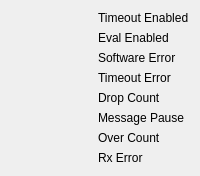
                    <widget class="QFrame" name="mp01_eng_frame">
                     <layout class="QGridLayout" name="gridLayout">
                      <item row="4" column="0">
                       <widget class="PyDMByteIndicator" name="mp01_drop_bit">
                        <property name="toolTip">
                         <string/>
                        </property>
                        <property name="rules" stdset="0">
                         <string>[{&quot;name&quot;: &quot;New Rule&quot;, &quot;property&quot;: &quot;Visible&quot;, &quot;initial_value&quot;: &quot;false&quot;, &quot;expression&quot;: &quot;ch[0] != 1&quot;, &quot;channels&quot;: [{&quot;channel&quot;: &quot;ca://SIOC:SYS0:MP01:MONITOR_DROP&quot;, &quot;trigger&quot;: true, &quot;use_enum&quot;: false}]}]</string>
                        </property>
                        <property name="channel" stdset="0">
                         <string>ca://SIOC:SYS0:MP01:MONITOR_DROP</string>
                        </property>
                        <property name="offColor" stdset="0">
                         <color>
                          <red>255</red>
                          <green>0</green>
                          <blue>0</blue>
                         </color>
                        </property>
                        <property name="showLabels" stdset="0">
                         <bool>false</bool>
                        </property>
                        <property name="circles" stdset="0">
                         <bool>true</bool>
                        </property>
                       </widget>
                      </item>
                      <item row="0" column="0">
                       <widget class="PyDMByteIndicator" name="mp01_to_en_bit">
                        <property name="toolTip">
                         <string/>
                        </property>
                        <property name="rules" stdset="0">
                         <string>[{&quot;name&quot;: &quot;New Rule&quot;, &quot;property&quot;: &quot;Visible&quot;, &quot;initial_value&quot;: &quot;false&quot;, &quot;expression&quot;: &quot;ch[0] != 1&quot;, &quot;channels&quot;: [{&quot;channel&quot;: &quot;ca://SIOC:SYS0:MP01:TIMEOUT_ENABLE_RBV&quot;, &quot;trigger&quot;: true, &quot;use_enum&quot;: false}]}]</string>
                        </property>
                        <property name="alarmSensitiveContent" stdset="0">
                         <bool>false</bool>
                        </property>
                        <property name="alarmSensitiveBorder" stdset="0">
                         <bool>true</bool>
                        </property>
                        <property name="PyDMToolTip" stdset="0">
                         <string/>
                        </property>
                        <property name="channel" stdset="0">
                         <string>ca://SIOC:SYS0:MP01:TIMEOUT_ENABLE_RBV</string>
                        </property>
                        <property name="offColor" stdset="0">
                         <color>
                          <red>255</red>
                          <green>0</green>
                          <blue>0</blue>
                         </color>
                        </property>
                        <property name="showLabels" stdset="0">
                         <bool>false</bool>
                        </property>
                        <property name="bigEndian" stdset="0">
                         <bool>false</bool>
                        </property>
                        <property name="circles" stdset="0">
                         <bool>true</bool>
                        </property>
                        <property name="numBits" stdset="0">
                         <number>1</number>
                        </property>
                        <property name="shift" stdset="0">
                         <number>0</number>
                        </property>
                        <property name="labels" stdset="0">
                         <stringlist>
                          <string>Bit 0</string>
                         </stringlist>
                        </property>
                       </widget>
                      </item>
                      <item row="0" column="1">
                       <widget class="PyDMLabel" name="mp01_to_en_lbl">
                        <property name="text">
                         <string>Timeout Enabled</string>
                        </property>
                        <property name="rules" stdset="0">
                         <string>[{&quot;name&quot;: &quot;New Rule&quot;, &quot;property&quot;: &quot;Visible&quot;, &quot;initial_value&quot;: &quot;false&quot;, &quot;expression&quot;: &quot;ch[0] != 1&quot;, &quot;channels&quot;: [{&quot;channel&quot;: &quot;ca://SIOC:SYS0:MP01:TIMEOUT_ENABLE_RBV&quot;, &quot;trigger&quot;: true, &quot;use_enum&quot;: false}]}]</string>
                        </property>
                       </widget>
                      </item>
                      <item row="1" column="0">
                       <widget class="PyDMByteIndicator" name="mp01_eval_bit">
                        <property name="toolTip">
                         <string/>
                        </property>
                        <property name="rules" stdset="0">
                         <string>[{&quot;name&quot;: &quot;New Rule&quot;, &quot;property&quot;: &quot;Visible&quot;, &quot;initial_value&quot;: &quot;false&quot;, &quot;expression&quot;: &quot;ch[0] != 1&quot;, &quot;channels&quot;: [{&quot;channel&quot;: &quot;ca://SIOC:SYS0:MP01:EVALUATION_ENABLE_RBV&quot;, &quot;trigger&quot;: true, &quot;use_enum&quot;: false}]}]</string>
                        </property>
                        <property name="channel" stdset="0">
                         <string>ca://SIOC:SYS0:MP01:EVALUATION_ENABLE_RBV</string>
                        </property>
                        <property name="offColor" stdset="0">
                         <color>
                          <red>255</red>
                          <green>0</green>
                          <blue>0</blue>
                         </color>
                        </property>
                        <property name="showLabels" stdset="0">
                         <bool>false</bool>
                        </property>
                        <property name="circles" stdset="0">
                         <bool>true</bool>
                        </property>
                       </widget>
                      </item>
                      <item row="2" column="0">
                       <widget class="PyDMByteIndicator" name="mp01_sw_bit">
                        <property name="toolTip">
                         <string/>
                        </property>
                        <property name="rules" stdset="0">
                         <string>[{&quot;name&quot;: &quot;New Rule&quot;, &quot;property&quot;: &quot;Visible&quot;, &quot;initial_value&quot;: &quot;false&quot;, &quot;expression&quot;: &quot;ch[0] != 1&quot;, &quot;channels&quot;: [{&quot;channel&quot;: &quot;ca://SIOC:SYS0:MP01:SW_ERR&quot;, &quot;trigger&quot;: true, &quot;use_enum&quot;: false}]}]</string>
                        </property>
                        <property name="channel" stdset="0">
                         <string>ca://SIOC:SYS0:MP01:SW_ERR</string>
                        </property>
                        <property name="offColor" stdset="0">
                         <color>
                          <red>255</red>
                          <green>0</green>
                          <blue>0</blue>
                         </color>
                        </property>
                        <property name="showLabels" stdset="0">
                         <bool>false</bool>
                        </property>
                        <property name="circles" stdset="0">
                         <bool>true</bool>
                        </property>
                       </widget>
                      </item>
                      <item row="1" column="1">
                       <widget class="PyDMLabel" name="mp01_eval_lbl">
                        <property name="text">
                         <string>Eval Enabled</string>
                        </property>
                        <property name="rules" stdset="0">
                         <string>[{&quot;name&quot;: &quot;New Rule&quot;, &quot;property&quot;: &quot;Visible&quot;, &quot;initial_value&quot;: &quot;false&quot;, &quot;expression&quot;: &quot;ch[0] != 1&quot;, &quot;channels&quot;: [{&quot;channel&quot;: &quot;ca://SIOC:SYS0:MP01:EVALUATION_ENABLE_RBV&quot;, &quot;trigger&quot;: true, &quot;use_enum&quot;: false}]}]</string>
                        </property>
                       </widget>
                      </item>
                      <item row="2" column="1">
                       <widget class="PyDMLabel" name="mp01_sw_lbl">
                        <property name="text">
                         <string>Software Error</string>
                        </property>
                        <property name="rules" stdset="0">
                         <string>[{&quot;name&quot;: &quot;New Rule&quot;, &quot;property&quot;: &quot;Visible&quot;, &quot;initial_value&quot;: &quot;false&quot;, &quot;expression&quot;: &quot;ch[0] != 1&quot;, &quot;channels&quot;: [{&quot;channel&quot;: &quot;ca://SIOC:SYS0:MP01:SW_ERR&quot;, &quot;trigger&quot;: true, &quot;use_enum&quot;: false}]}]</string>
                        </property>
                       </widget>
                      </item>
                      <item row="6" column="1">
                       <widget class="PyDMLabel" name="mp01_over_lbl">
                        <property name="text">
                         <string>Over Count</string>
                        </property>
                        <property name="rules" stdset="0">
                         <string>[{&quot;name&quot;: &quot;New Rule&quot;, &quot;property&quot;: &quot;Visible&quot;, &quot;initial_value&quot;: &quot;false&quot;, &quot;expression&quot;: &quot;ch[0] != 1&quot;, &quot;channels&quot;: [{&quot;channel&quot;: &quot;ca://SIOC:SYS0:MP01:MONITOR_OVERFLOW&quot;, &quot;trigger&quot;: true, &quot;use_enum&quot;: false}]}]</string>
                        </property>
                       </widget>
                      </item>
                      <item row="3" column="0">
                       <widget class="PyDMByteIndicator" name="mp01_to_err_bit">
                        <property name="toolTip">
                         <string/>
                        </property>
                        <property name="rules" stdset="0">
                         <string>[{&quot;name&quot;: &quot;New Rule&quot;, &quot;property&quot;: &quot;Visible&quot;, &quot;initial_value&quot;: &quot;false&quot;, &quot;expression&quot;: &quot;ch[0] != 1&quot;, &quot;channels&quot;: [{&quot;channel&quot;: &quot;ca://SIOC:SYS0:MP01:TO_ERR&quot;, &quot;trigger&quot;: true, &quot;use_enum&quot;: false}]}]</string>
                        </property>
                        <property name="channel" stdset="0">
                         <string>ca://SIOC:SYS0:MP01:TO_ERR</string>
                        </property>
                        <property name="offColor" stdset="0">
                         <color>
                          <red>255</red>
                          <green>0</green>
                          <blue>0</blue>
                         </color>
                        </property>
                        <property name="showLabels" stdset="0">
                         <bool>false</bool>
                        </property>
                        <property name="circles" stdset="0">
                         <bool>true</bool>
                        </property>
                       </widget>
                      </item>
                      <item row="3" column="1">
                       <widget class="PyDMLabel" name="mp01_to_err_lbl">
                        <property name="text">
                         <string>Timeout Error</string>
                        </property>
                        <property name="rules" stdset="0">
                         <string>[{&quot;name&quot;: &quot;New Rule&quot;, &quot;property&quot;: &quot;Visible&quot;, &quot;initial_value&quot;: &quot;false&quot;, &quot;expression&quot;: &quot;ch[0] != 1&quot;, &quot;channels&quot;: [{&quot;channel&quot;: &quot;ca://SIOC:SYS0:MP01:TO_ERR&quot;, &quot;trigger&quot;: true, &quot;use_enum&quot;: false}]}]</string>
                        </property>
                       </widget>
                      </item>
                      <item row="4" column="1">
                       <widget class="PyDMLabel" name="mp01_drop_lbl">
                        <property name="text">
                         <string>Drop Count</string>
                        </property>
                        <property name="rules" stdset="0">
                         <string>[{&quot;name&quot;: &quot;New Rule&quot;, &quot;property&quot;: &quot;Visible&quot;, &quot;initial_value&quot;: &quot;false&quot;, &quot;expression&quot;: &quot;ch[0] != 1&quot;, &quot;channels&quot;: [{&quot;channel&quot;: &quot;ca://SIOC:SYS0:MP01:MONITOR_DROP&quot;, &quot;trigger&quot;: true, &quot;use_enum&quot;: false}]}]</string>
                        </property>
                       </widget>
                      </item>
                      <item row="5" column="1">
                       <widget class="PyDMLabel" name="mp01_pause_lbl">
                        <property name="text">
                         <string>Message Pause</string>
                        </property>
                        <property name="rules" stdset="0">
                         <string>[{&quot;name&quot;: &quot;New Rule&quot;, &quot;property&quot;: &quot;Visible&quot;, &quot;initial_value&quot;: &quot;false&quot;, &quot;expression&quot;: &quot;ch[0] != 1&quot;, &quot;channels&quot;: [{&quot;channel&quot;: &quot;ca://SIOC:SYS0:MP01:MONITOR_PAUSE&quot;, &quot;trigger&quot;: true, &quot;use_enum&quot;: false}]}]</string>
                        </property>
                       </widget>
                      </item>
                      <item row="7" column="1">
                       <widget class="PyDMLabel" name="mp01_rx_lbl">
                        <property name="text">
                         <string>Rx Error</string>
                        </property>
                        <property name="rules" stdset="0">
                         <string>[{&quot;name&quot;: &quot;New Rule&quot;, &quot;property&quot;: &quot;Visible&quot;, &quot;initial_value&quot;: &quot;false&quot;, &quot;expression&quot;: &quot;ch[0] != 1&quot;, &quot;channels&quot;: [{&quot;channel&quot;: &quot;ca://SIOC:SYS0:MP01:MONITOR_RX_ERR&quot;, &quot;trigger&quot;: true, &quot;use_enum&quot;: false}]}]</string>
                        </property>
                       </widget>
                      </item>
                      <item row="5" column="0">
                       <widget class="PyDMByteIndicator" name="mp01_pause_bit">
                        <property name="toolTip">
                         <string/>
                        </property>
                        <property name="rules" stdset="0">
                         <string>[{&quot;name&quot;: &quot;New Rule&quot;, &quot;property&quot;: &quot;Visible&quot;, &quot;initial_value&quot;: &quot;false&quot;, &quot;expression&quot;: &quot;ch[0] != 1&quot;, &quot;channels&quot;: [{&quot;channel&quot;: &quot;ca://SIOC:SYS0:MP01:MONITOR_PAUSE&quot;, &quot;trigger&quot;: true, &quot;use_enum&quot;: false}]}]</string>
                        </property>
                        <property name="channel" stdset="0">
                         <string>ca://SIOC:SYS0:MP01:MONITOR_PAUSE</string>
                        </property>
                        <property name="offColor" stdset="0">
                         <color>
                          <red>255</red>
                          <green>0</green>
                          <blue>0</blue>
                         </color>
                        </property>
                        <property name="showLabels" stdset="0">
                         <bool>false</bool>
                        </property>
                        <property name="circles" stdset="0">
                         <bool>true</bool>
                        </property>
                       </widget>
                      </item>
                      <item row="6" column="0">
                       <widget class="PyDMByteIndicator" name="mp01_over_bit">
                        <property name="toolTip">
                         <string/>
                        </property>
                        <property name="rules" stdset="0">
                         <string>[{&quot;name&quot;: &quot;New Rule&quot;, &quot;property&quot;: &quot;Visible&quot;, &quot;initial_value&quot;: &quot;false&quot;, &quot;expression&quot;: &quot;ch[0] != 1&quot;, &quot;channels&quot;: [{&quot;channel&quot;: &quot;ca://SIOC:SYS0:MP01:MONITOR_OVERFLOW&quot;, &quot;trigger&quot;: true, &quot;use_enum&quot;: false}]}]</string>
                        </property>
                        <property name="alarmSensitiveContent" stdset="0">
                         <bool>false</bool>
                        </property>
                        <property name="channel" stdset="0">
                         <string>ca://SIOC:SYS0:MP01:MONITOR_OVERFLOW</string>
                        </property>
                        <property name="offColor" stdset="0">
                         <color>
                          <red>255</red>
                          <green>0</green>
                          <blue>0</blue>
                         </color>
                        </property>
                        <property name="showLabels" stdset="0">
                         <bool>false</bool>
                        </property>
                        <property name="circles" stdset="0">
                         <bool>true</bool>
                        </property>
                       </widget>
                      </item>
                      <item row="7" column="0">
                       <widget class="PyDMByteIndicator" name="mp01_rx_bit">
                        <property name="toolTip">
                         <string/>
                        </property>
                        <property name="rules" stdset="0">
                         <string>[{&quot;name&quot;: &quot;New Rule&quot;, &quot;property&quot;: &quot;Visible&quot;, &quot;initial_value&quot;: &quot;false&quot;, &quot;expression&quot;: &quot;ch[0] != 1&quot;, &quot;channels&quot;: [{&quot;channel&quot;: &quot;ca://SIOC:SYS0:MP01:MONITOR_RX_ERR&quot;, &quot;trigger&quot;: true, &quot;use_enum&quot;: false}]}]</string>
                        </property>
                        <property name="channel" stdset="0">
                         <string>ca://SIOC:SYS0:MP01:MONITOR_RX_ERR</string>
                        </property>
                        <property name="offColor" stdset="0">
                         <color>
                          <red>255</red>
                          <green>0</green>
                          <blue>0</blue>
                         </color>
                        </property>
                        <property name="showLabels" stdset="0">
                         <bool>false</bool>
                        </property>
                        <property name="circles" stdset="0">
                         <bool>true</bool>
                        </property>
                       </widget>
                      </item>
                     </layout>
                    </widget>
